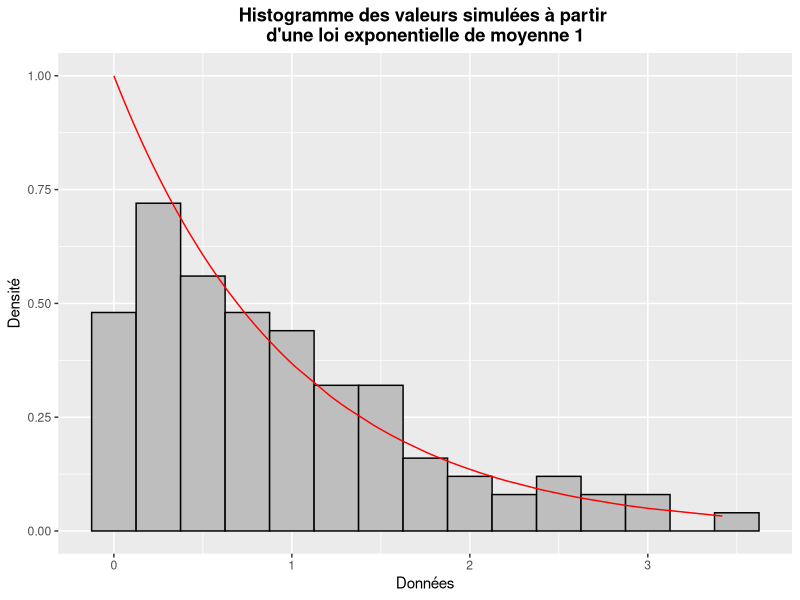
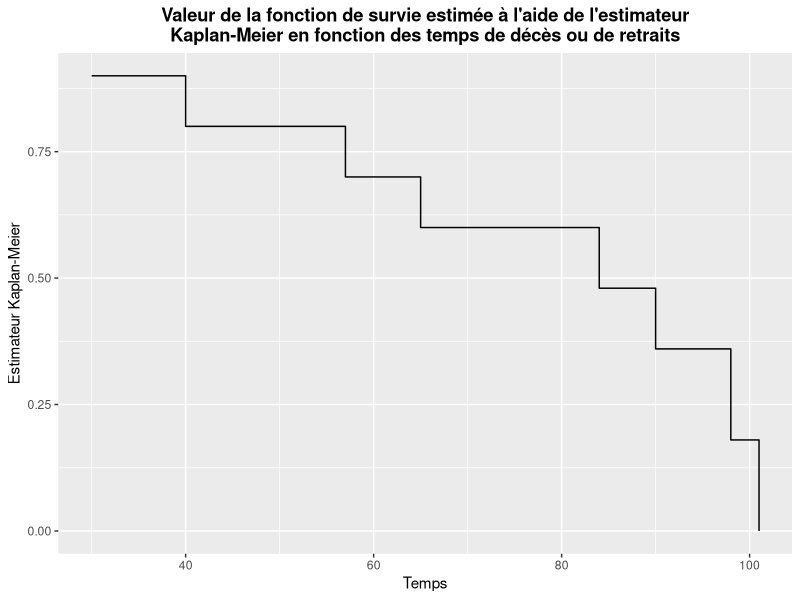

Recreate these plots in R, in order.
## ---- chunk 1
data <-  rexp(100, 1)

coef_asymetrie <- function(x){
    mu <- mean(x)
    sd <- sd(x)
    mean((x - mu)^3) / sd^3 
}

estimateur_coef_asymetrie <- coef_asymetrie(data)

#hist(data, probability = TRUE,
#     main = "Histogramme des données",
#     ylab = "Densité",
#     xlab = "Données");curve(dexp(x,1), add = TRUE)

library(ggplot2)
data2 <- data.frame(data)
df <- data.frame(x = data, y = dexp(data, 1))

ggplot(data = data2) +
        geom_histogram(aes(x = data, y = ..density..),
                   binwidth = 0.25, fill = "grey", color = "black") +
        geom_line(data = df, aes(x = data, y = y), color = "red") +
        ggtitle("Histogramme des valeurs simulées à partir \nd'une loi exponentielle de moyenne 1") + 
        theme(plot.title =  element_text(face="bold", hjust = 0.5)) +
        xlab("Données") +
        ylab("Densité") +
        scale_y_continuous(limits = c(0, 1))

## ---- chunk 2
teta <- mean(data)
echantillion <- lapply(1:50, function(i) rexp(100, teta))
coef_asymetrie_simul <- sapply(1:50, function(i) coef_asymetrie(echantillion[[i]]) )

moyenne_coef_asymetrie <- mean(coef_asymetrie_simul)
variance_coef_asymetrie <- sum((coef_asymetrie_simul - moyenne_coef_asymetrie)^2) / (length(coef_asymetrie_simul)-1)
variance_coef_asymetrie_modifie <- var(coef_asymetrie_simul)

IC_coef_asymetrie <- cbind(estimateur_coef_asymetrie - qnorm(0.975) * sqrt(variance_coef_asymetrie),
              estimateur_coef_asymetrie + qnorm(0.975) * sqrt(variance_coef_asymetrie))
## ---- chunk 3
# Déterminer les limites u à l'aide de la fonction quantile
k <- c(0.25, 0.35, 0.5, 0.6, 0.75, 0.85)
fonction_quantile <- function(x) -log(1-x)
limite_u <- sapply(k, function(i) fonction_quantile(i))

# Déterminer l'espérance limitée pour chacune des limites u
Estimateur_Esperance_limite <- sapply(1:length(limite_u), function(u) 
                                    mean(sapply(1:100, function(i) 
                                        min(data[i], limite_u[u]))))  

# Publier les résultats pour chaque u
resultats <- data.frame(k, limite_u, Estimateur_Esperance_limite)
colnames(resultats) <- c('Percentile',"Limite u","Espérance limitée")

library(xtable)
options(xtable.comment = FALSE)
xtable(resultats, caption = "Valeurs de l'espérance limitée pour chaque limite u donnée",  
                 align = c("c", "c", "c", "c")) 
## ---- chunk 4
# Estimer le paramètre teta de la loi exponentielle
teta <- mean(data)

# Créer 50 échantillons de 100 données
echantillion <- lapply(1:50, function(i) rexp(100, teta))

# Déterminer l'espérance limitée pour chacun des 50 échantillons et pour les percentiles 0.5 et 0.75
Esperance_limite_simul <- sapply(c(3,5), function(u) 
                                sapply(1:50, function(j) 
                                    mean(sapply(1:100, function(i) 
                                        min(echantillion[[j]][i], limite_u[u])))))

# Déterminer la variance de l'espérance limitée pour les deux percentiles donnés
variance_Esperance_limite_simul <- sapply(1:2, function(i) var(Esperance_limite_simul[,i]))

# Déterminer l'intervalle de confiance
Est_Esperance_limite <- rep(0,2)
Est_Esperance_limite[1] <- Estimateur_Esperance_limite[3]
Est_Esperance_limite[2] <- Estimateur_Esperance_limite[5]

IC_Esperance_limite_simul <- lapply(1:2, function(i) 
                                cbind(Est_Esperance_limite[i] - qnorm(0.975) * sqrt(variance_Esperance_limite_simul[i]),
                                    Est_Esperance_limite[i] + qnorm(0.975) * sqrt(variance_Esperance_limite_simul[i])))

# Publier les résultats 
resultats_2 <- data.frame(c(k[3], k[5]), c(limite_u[3], limite_u[5]), 
                          Est_Esperance_limite, variance_Esperance_limite_simul)
colnames(resultats_2) <- c("Percentile","Limite u","Espérance limité", "Variance")

library(xtable)
options(xtable.comment = FALSE)
xtable(resultats_2, caption = "Valeurs de l'espérance limitée et de sa variance pour les percentiles 0.5 et 0.75",  
                 align = c("c", "c", "c", "c", "c"))
## ---- chunk 5
# Présentation des données du problème
tableau1 <- {
    Temps <- c(30, 40, 57, 65, 65, 84, 90, 92, 98, 101) 
    Cens <- c(1, 1, 1, 1, 0, 1, 1, 0, 1, 1)

    data.frame(Temps, Cens)
} 

# Tableau détaillé permettant de calculer l'estimateur Kaplan-Meier
tableau2 <- {
    yi <- unique(tableau1[which(tableau1[,2] != 0),1])    # moments uniques des décès
    i <- 1:length(yi) 
    Si <- rep(1,length(yi))                             # nombre de décès au temps yi
    ri <- c(10,9,8,7,5,4,2,1)                           # nombre de survivants au temps yi
    
    data.frame(i, yi, Si, ri, "Kaplan Meier" = cumprod(1-Si/ri))
}
colnames(tableau2) <- c("i", "yi", "Si", "ri", "Kaplan-Meier")

# Déterminer l'estimateur Kaplan-Meier pour chacun des moments uniques des décès
Estimateur_KM <- cumprod(1-Si/ri)

# Publier le tableau 2 
library(xtable)
options(xtable.comment = FALSE)
xtable(tableau2, caption = "Données permettant de trouver l'estimateur Kaplan-Meier",  
                 align = c("c", "c", "c", "c", "c", "c")) 


## ---- chunk 6
# Graphique de la fonction de survie estimée par l'estimateur Kaplan-Meier
library(ggplot2)
ggplot(data = tableau2, aes(x=unlist(tableau2["yi"]),y=unlist(tableau2["Kaplan-Meier"])))+ 
        geom_step() + 
        ggtitle("Valeur de la fonction de survie estimée à l'aide de l'estimateur\nKaplan-Meier en fonction des temps de décès ou de retraits") + 
        theme(plot.title =  element_text(face="bold", hjust = 0.5)) +
        xlab("Temps") +
        ylab("Estimateur Kaplan-Meier")

# Calculer un estimateur pour la variance de la fonction de survie à l'aide de 
# la formule de Greenwood
formule_Greenwood <- Estimateur_KM^2 * cumsum(Si/ri/(ri-Si))

# Pour ce qui est de l'intervalle de confiance au niveau 95% pour S(50), il faut faire
# une interpolation linéaire (OGIVE) entre y_i = 40 et y_i = 57.

# Estimer S(50) avec la fonction OGIVE
Sn_50 <- {
    x <- 50
    ci <- 40
    cj <- 57
    alpha <- (cj-x)/(cj-ci)
    
    Estimateur_KM[2] * alpha + Estimateur_KM[3] * (1 - alpha) 
}

# Estimer Var(S(50)) avec la fonction OGIVE
Var_Sn_50 <- {
    x <- 50
    ci <- 40
    cj <- 57
    alpha <- (cj-x)/(cj-ci)
    n <- length(yi)
    
    var_Y <- n * Estimateur_KM[2] * (1 - Estimateur_KM[2])
    var_Z <- n * (Estimateur_KM[2] - Estimateur_KM[3] * (1 - Estimateur_KM[2]
            + Estimateur_KM[3]))
    cov <- -n * (1 - Estimateur_KM[2]) * (Estimateur_KM[2] - Estimateur_KM[3])
    
    (var_Y*(cj-ci)^2 + var_Z*(x-ci)^2 + 2*cov*(cj-ci)*(x-ci)) / (n*(cj-ci))^2
}

#Données utiles pour démarche à la main
x <- 50
ci <- 40
cj <- 57
alpha <- (cj-x)/(cj-ci)
n <- length(yi)

var_Y <- n * Estimateur_KM[2] * (1 - Estimateur_KM[2])
var_Z <- n * (Estimateur_KM[2] - Estimateur_KM[3] * (1 - Estimateur_KM[2] + Estimateur_KM[3]))
cov <- -n * (1 - Estimateur_KM[2]) * (Estimateur_KM[2] - Estimateur_KM[3])

# Intervalle de confiance au niveau 95% pour S(50)
IC_KM <- cbind(Sn_50 - qnorm(0.975) * sqrt(Var_Sn_50),
              Sn_50 + qnorm(0.975) * sqrt(Var_Sn_50))
## ---- chunk 7
# La valeur estimée de la fonction de survie et la valeur estimée de la variance sont toujours les mêmes
# que celles de la section b). Par conséquent, seulement l'intervalle de confiance est modifié :
u <- exp(qnorm(0.975) * sqrt(Var_Sn_50) / Sn_50 / log(Sn_50))

IC_log_KM <- cbind(Sn_50^(1/u),
              Sn_50^u)
## ---- chunk 8
data
